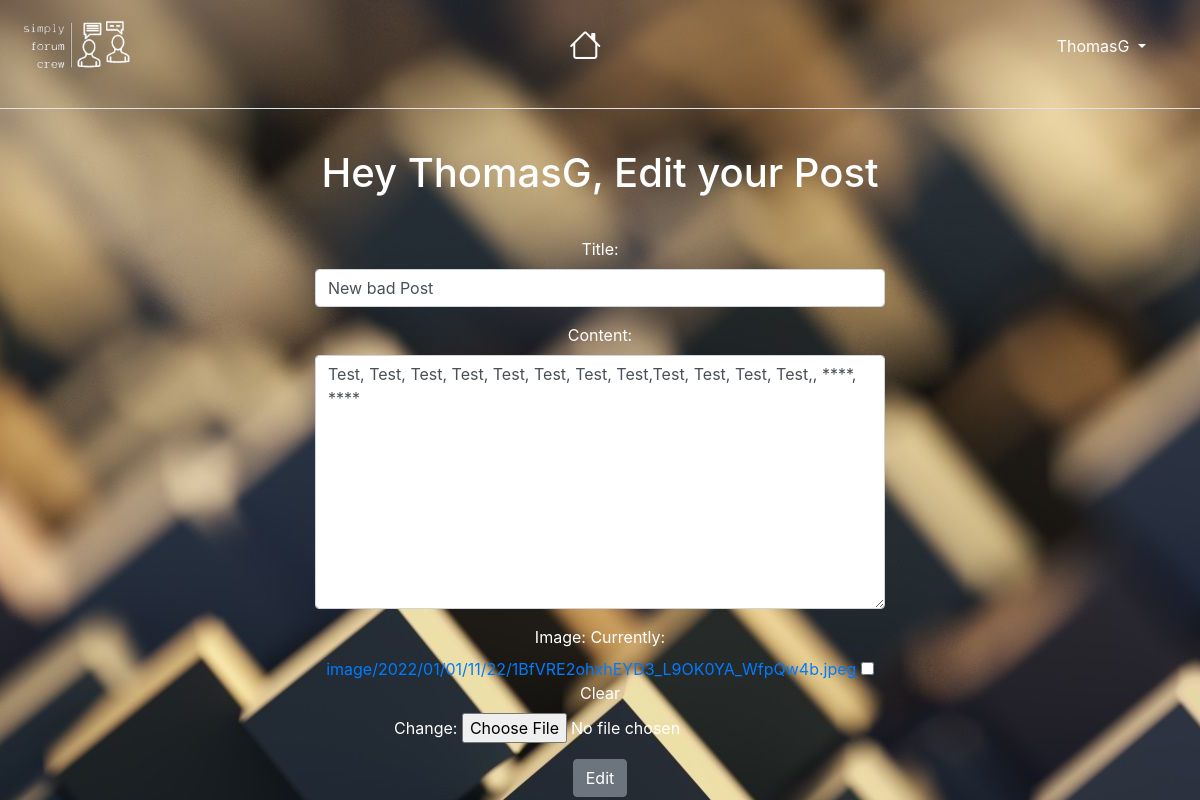
/39/TestUser (signed in), run on the app's committed database.
### post/models.py (models this page shows, shortened)
class Post(models.Model):
    title = models.CharField(max_length=80, unique=True)
    description = models.CharField(max_length=1500)
    user = models.ForeignKey(User, on_delete=models.CASCADE)
    content = HTMLField()
    date = models.DateTimeField(auto_now_add=True)
    date = models.DateTimeField(auto_now=True)
    approved = models.BooleanField(default=False)
    likes = models.ManyToManyField(User, related_name='forum_post_likes')
    dislikes = models.ManyToManyField(User, related_name='forum_post_dislikes')
    votes = models.IntegerField(default= 0)
    image = models.ImageField( blank = True, null = True, upload_to = 'image/%Y/%m/%D')
    class Meta:
        ordering = ('-date',)

### post/views.py (the view, shortened to what this page needs)
# urls.py: path('<int:post_id>/<user>', views.edit_post, name='edit_post'),
def edit_post(request, post_id, user):
    field_value = 'user_id'
    post = Post.objects.get(pk=post_id)
    postuser = getattr(post, field_value)
    user_obj = User.objects.get(username=user)
    current_user = getattr(user_obj, 'id')
    if postuser == current_user:
        if request.method != 'POST':
            form=PostForm(instance=post)
        context = {'post': post, 'form': form}
        return render(request, 'edit_post.html', context)
    else:
        messages.warning(request, "This Post was published by another user. You can only modify your own!")
    return redirect('home')

### post/forms.py
class PostForm(forms.ModelForm):
    class Meta:
        model = Post
        fields = ["title", "content", "image"]
        widgets = {
            'title': forms.TextInput(attrs={'class': 'form-control'}),
            'content': forms.Textarea(attrs={'col': 50, 'class': 'form-control'}),
        }

### post/templates/edit_post.html (shortened to what this page needs)
{% extends 'base.html' %}
{% load crispy_forms_tags %}
{% load static %}
{% block content %}
<link rel="stylesheet" type="text/css" href="{% static 'css/style.css' %}"/>
<h1 style="text-align:center; margin-block:40px; color:white;">Hey {{user}}, Edit your Post</h1>
<center>
<form method="POST" enctype="multipart/form-data" style="width: 600px; ">
    <body>
        <div class="container" style="color:white;">
            {{form.as_p}}
        </div>
    </body>
    <center>
    <button type="submit", name="Edit Post", value="Edit Post", class="btn btn-secondary">Edit</button>
</center>
</form>
{% endblock content %}

### templates/base.html (shortened to what this page needs)
<!doctype html>
<html lang="en">
<head>
  <link rel="stylesheet" href="https://stackpath.bootstrapcdn.com/bootstrap/4.2.1/css/bootstrap.min.css"
>
  <link rel="stylesheet" href="https://cdn.jsdelivr.net/npm/bootstrap-icons@1.5.0/font/bootstrap-icons.css">
</head>
<body>
  <nav class="navbar navbar-expand-lg navbar-light">
    <a class="navbar-brand" href="/">
      <img src="../media/Forum-logo.png" style="width:120px">
    </a>
    <div class="collapse navbar-collapse" id="navbarNavigation">
      <ul class="nav navbar-nav navbar-center">
        <li class="nav-item">
          <a class="nav-link " href="/">
            <i class="bi bi-house" style="font-size: 2rem;color:white"></i>
          </a>
        </li>
    </ul>
    </div>
    {% if user.is_authenticated %}
    <ul class="navbar-nav ml-auto">
      <li class="nav-item dropdown">
        <a class="nav-link dropdown-toggle" href="#" id="Menu" data-toggle="dropdown" aria-haspopup="true" aria-expanded="false" style="color: white;">
          {{ user.username }}
        </a>
      </li>
    </ul>
    {%endif%}
  </nav>
  <div class="border-top my-3"></div>
  {% block content %}
  {% endblock %}
</body>
</html>

### static/css/style.css (style rules this page uses)
body { background: white url("/media/wallpaper3.jpg") no-repeat; background-size: auto; background-position: top; background-attachment: fixed; }
.nav-item a { text-align: center; }
.nav-item { padding-right:30px; }

### data on the page
Post: title "New bad Post", content "Test, Test, Test, Test, Test, Test, Test, Test,Test, Test, Test, Test,, ****, ****"

### other printed values
{{ user.username }} "ThomasG"
{{ user }} "ThomasG"
